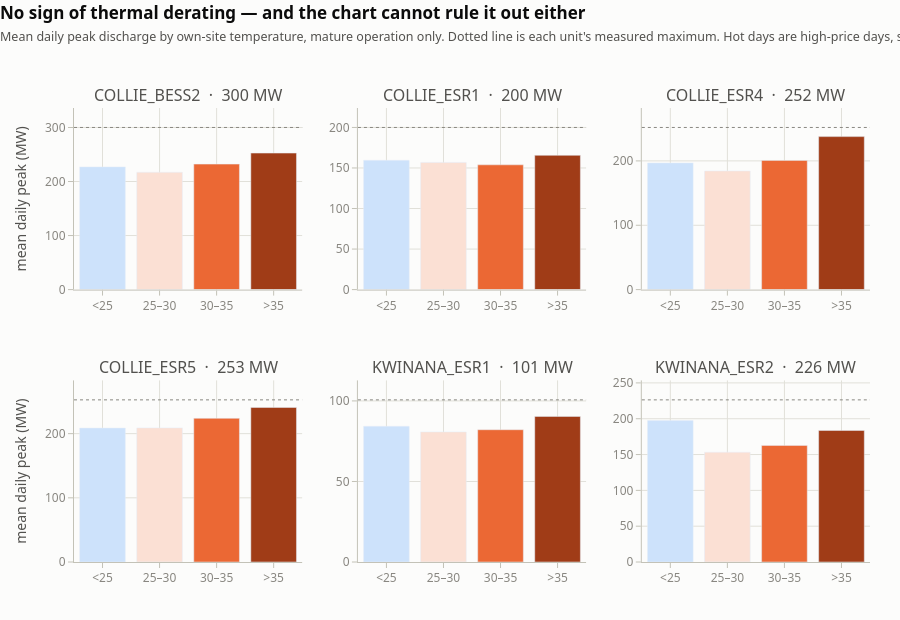

Write notebook code for a chart like this one.
### Markdown cell above
### 6. Storage on hot days — the hypothesis that did not survive

This dataset is the only one in the project that gives **per-facility** temperature at sites where
something else is also measured per facility: the seven grid-scale batteries from
`EDA_facility_scada`. That makes one specific question answerable that regional weather could not
answer — do batteries derate in the heat? Lithium cells lose usable power at high ambient
temperature, and if the fleet were thermally limited it would show as peak MW falling on hot days.

**It does not happen.** Peak discharge power on hot days is flat or *higher* than on mild days at
every mature unit — Collie ESR4 goes from 197 MW on days below 25 degC to 238 MW above 35 degC, and
no unit shows the falling profile derating would produce.

The honest reading is that this chart cannot see derating even if it exists, because dispatch is
market-driven: hot days are high-price days (chart 5), so the batteries are being asked for more
power at exactly the times thermal limits would bite. Market response swamps any thermal signal.
Separating them would need cell temperature or an availability declaration, and neither is in this
data. The finding is recorded as a **null result with a stated confound**, not as evidence of
absence.

### Code cell
# ── Chart 6: battery peak power against own-site temperature ─────────────────
sc = load_facility_scada(raw='../data/raw')
sc['date'] = sc.ts.dt.normalize()

tl = t[['date', 'facility_code', 'temp_max_c']]
bd = (sc.groupby(['facility_code', 'date'])
        .agg(pk=('mw', 'max'), dis=('Average MWh', lambda x: x[x > 0].sum()))
        .reset_index()
        .merge(tl, on=['date', 'facility_code'], how='inner'))

PMAX = sc.groupby('facility_code').mw.max()
# Mature only: before a unit reaches 90% of its eventual peak it is commissioning,
# and its power figures describe a test programme rather than a battery (SCADA nb).
mature_from = {f: sc.loc[(sc.facility_code == f) & (sc.mw >= 0.9 * PMAX[f]), 'ts'].min()
               for f in PMAX.index}
bd = bd[bd.apply(lambda r: r.date >= mature_from[r.facility_code], axis=1)]

BBINS, BNAMES = [0, 25, 30, 35, 60], ['<25', '25–30', '30–35', '>35']
bd['bin'] = pd.cut(bd.temp_max_c, BBINS, labels=BNAMES)
facs = [f for f in sorted(bd.facility_code.unique()) if (bd.facility_code == f).sum() >= 120]

fig = make_subplots(rows=2, cols=3, shared_yaxes=False, vertical_spacing=0.20,
                    horizontal_spacing=0.07,
                    subplot_titles=[f"{f}  ·  {PMAX[f]:.0f} MW" for f in facs[:6]])
hue = [temp_hue(u) for u in np.linspace(0.42, 1.0, len(BNAMES))]

for k, f in enumerate(facs[:6]):
    r, c = divmod(k, 3)
    g = bd[bd.facility_code == f].groupby('bin', observed=True).agg(
        pk=('pk', 'mean'), n=('pk', 'size'))
    fig.add_trace(go.Bar(x=list(g.index.astype(str)), y=g.pk, marker_color=hue[:len(g)],
                         showlegend=False, customdata=g.n,
                         hovertemplate="%{x} °C<br>peak %{y:.0f} MW<br>n = %{customdata}"
                                       "<extra></extra>"), row=r + 1, col=c + 1)
    fig.add_hline(y=PMAX[f], line=dict(color=MUTED, width=1, dash='dot'), row=r + 1, col=c + 1)
    fig.update_yaxes(range=[0, PMAX[f] * 1.12], row=r + 1, col=c + 1)

fig.update_yaxes(title_text="mean daily peak (MW)", row=1, col=1)
fig.update_yaxes(title_text="mean daily peak (MW)", row=2, col=1)
style(fig, "No sign of thermal derating — and the chart cannot rule it out either",
      "Mean daily peak discharge by own-site temperature, mature operation only. Dotted line is "
      "each unit's measured maximum. Hot days are high-price days, so market response and thermal "
      "limits are confounded.",
      height=620, hover='closest', showlegend=False)
fig.show()

chk = (bd.groupby(['facility_code', 'bin'], observed=True).pk.mean().unstack())
print("mean daily peak discharge (MW) by own-site temperature band:")
print(chk.round(1).to_string())

### Figure 1 — Plotly figure (JSON) as saved in the notebook; plotly's stock layout.template omitted (floating-point values rounded to 4 significant figures)
{"data": [{"customdata": [314, 63, 38, 23], "hovertemplate": "%{x} °C<br>peak %{y:.0f} MW<br>n = %{customdata}<extra></extra>", "marker": {"color": ["#cde2fb", "#fbe0d4", "#eb6834", "#a03c17"]}, "showlegend": false, "type": "bar", "x": ["<25", "25–30", "30–35", ">35"], "xaxis": "x", "y": [227.1, 217.1, 232.2, 252.6], "yaxis": "y"}, {"customdata": [444, 138, 85, 44], "hovertemplate": "%{x} °C<br>peak %{y:.0f} MW<br>n = %{customdata}<extra></extra>", "marker": {"color": ["#cde2fb", "#fbe0d4", "#eb6834", "#a03c17"]}, "showlegend": false, "type": "bar", "x": ["<25", "25–30", "30–35", ">35"], "xaxis": "x2", "y": [159.5, 156.9, 153.9, 165.6], "yaxis": "y2"}, {"customdata": [127, 56, 37, 23], "hovertemplate": "%{x} °C<br>peak %{y:.0f} MW<br>n = %{customdata}<extra></extra>", "marker": {"color": ["#cde2fb", "#fbe0d4", "#eb6834", "#a03c17"]}, "showlegend": false, "type": "bar", "x": ["<25", "25–30", "30–35", ">35"], "xaxis": "x3", "y": [196.9, 184.4, 200.8, 237.8], "yaxis": "y3"}, {"customdata": [114, 46, 33, 22], "hovertemplate": "%{x} °C<br>peak %{y:.0f} MW<br>n = %{customdata}<extra></extra>", "marker": {"color": ["#cde2fb", "#fbe0d4", "#eb6834", "#a03c17"]}, "showlegend": false, "type": "bar", "x": ["<25", "25–30", "30–35", ">35"], "xaxis": "x4", "y": [208.8, 209.0, 223.9, 240.8], "yaxis": "y4"}, {"customdata": [381, 299, 173, 56], "hovertemplate": "%{x} °C<br>peak %{y:.0f} MW<br>n = %{customdata}<extra></extra>", "marker": {"color": ["#cde2fb", "#fbe0d4", "#eb6834", "#a03c17"]}, "showlegend": false, "type": "bar", "x": ["<25", "25–30", "30–35", ">35"], "xaxis": "x5", "y": [84.25, 80.75, 82.12, 90.38], "yaxis": "y5"}, {"customdata": [230, 189, 107, 38], "hovertemplate": "%{x} °C<br>peak %{y:.0f} MW<br>n = %{customdata}<extra></extra>", "marker": {"color": ["#cde2fb", "#fbe0d4", "#eb6834", "#a03c17"]}, "showlegend": false, "type": "bar", "x": ["<25", "25–30", "30–35", ">35"], "xaxis": "x6", "y": [197.4, 153.3, 162.7, 183.6], "yaxis": "y6"}], "layout": {"annotations": [{"font": {"size": 16}, "showarrow": false, "text": "COLLIE_BESS2  ·  300 MW", "x": 0.1433, "xanchor": "center", "xref": "paper", "y": 1, "yanchor": "bottom", "yref": "paper"}, {"font": {"size": 16}, "showarrow": false, "text": "COLLIE_ESR1  ·  200 MW", "x": 0.5, "xanchor": "center", "xref": "paper", "y": 1, "yanchor": "bottom", "yref": "paper"}, {"font": {"size": 16}, "showarrow": false, "text": "COLLIE_ESR4  ·  252 MW", "x": 0.8567, "xanchor": "center", "xref": "paper", "y": 1, "yanchor": "bottom", "yref": "paper"}, {"font": {"size": 16}, "showarrow": false, "text": "COLLIE_ESR5  ·  253 MW", "x": 0.1433, "xanchor": "center", "xref": "paper", "y": 0.4, "yanchor": "bottom", "yref": "paper"}, {"font": {"size": 16}, "showarrow": false, "text": "KWINANA_ESR1  ·  101 MW", "x": 0.5, "xanchor": "center", "xref": "paper", "y": 0.4, "yanchor": "bottom", "yref": "paper"}, {"font": {"size": 16}, "showarrow": false, "text": "KWINANA_ESR2  ·  226 MW", "x": 0.8567, "xanchor": "center", "xref": "paper", "y": 0.4, "yanchor": "bottom", "yref": "paper"}], "font": {"color": "#52514e", "family": "system-ui, -apple-system, Segoe UI, sans-serif", "size": 12}, "height": 620, "hovermode": "closest", "legend": {"bgcolor": "rgba(0,0,0,0)", "font": {"size": 11.5}, "orientation": "h", "x": 0, "xanchor": "left", "y": 1, "yanchor": "bottom"}, "margin": {"b": 58, "l": 74, "r": 30, "t": 108}, "paper_bgcolor": "#fcfcfb", "plot_bgcolor": "#fcfcfb", "shapes": [{"line": {"color": "#898781", "dash": "dot", "width": 1}, "type": "line", "x0": 0, "x1": 1, "xref": "x domain", "y0": 300.1, "y1": 300.1, "yref": "y"}, {"line": {"color": "#898781", "dash": "dot", "width": 1}, "type": "line", "x0": 0, "x1": 1, "xref": "x2 domain", "y0": 200.0, "y1": 200.0, "yref": "y2"}, {"line": {"color": "#898781", "dash": "dot", "width": 1}, "type": "line", "x0": 0, "x1": 1, "xref": "x3 domain", "y0": 252, "y1": 252, "yref": "y3"}, {"line": {"color": "#898781", "dash": "dot", "width": 1}, "type": "line", "x0": 0, "x1": 1, "xref": "x4 domain", "y0": 252.7, "y1": 252.7, "yref": "y4"}, {"line": {"color": "#898781", "dash": "dot", "width": 1}, "type": "line", "x0": 0, "x1": 1, "xref": "x5 domain", "y0": 100.7, "y1": 100.7, "yref": "y5"}, {"line": {"color": "#898781", "dash": "dot", "width": 1}, "type": "line", "x0": 0, "x1": 1, "xref": "x6 domain", "y0": 226.4, "y1": 226.4, "yref": "y6"}], "showlegend": false, "title": {"font": {"color": "#0b0b0b", "size": 17}, "text": "<b>No sign of thermal derating — and the chart cannot rule it out either</b><br><span style='font-size:12.5px;color:#52514e'>Mean daily peak discharge by own-site temperature, mature operation only. Dotted line is each unit's measured maximum. Hot days are high-price days, so market response and thermal limits are confounded.</span>", "x": 0, "xanchor": "left", "y": 0.97}, "xaxis": {"anchor": "y", "domain": [0, 0.2867], "gridcolor": "#e1e0d9", "linecolor": "#c3c2b7", "tickcolor": "#c3c2b7", "tickfont": {"color": "#898781"}, "ticks": "outside", "zeroline": false}, "xaxis2": {"anchor": "y2", "domain": [0.3567, 0.6433], "gridcolor": "#e1e0d9", "linecolor": "#c3c2b7", "tickcolor": "#c3c2b7", "tickfont": {"color": "#898781"}, "ticks": "outside", "zeroline": false}, "xaxis3": {"anchor": "y3", "domain": [0.7133, 1], "gridcolor": "#e1e0d9", "linecolor": "#c3c2b7", "tickcolor": "#c3c2b7", "tickfont": {"color": "#898781"}, "ticks": "outside", "zeroline": false}, "xaxis4": {"anchor": "y4", "domain": [0, 0.2867], "gridcolor": "#e1e0d9", "linecolor": "#c3c2b7", "tickcolor": "#c3c2b7", "tickfont": {"color": "#898781"}, "ticks": "outside", "zeroline": false}, "xaxis5": {"anchor": "y5", "domain": [0.3567, 0.6433], "gridcolor": "#e1e0d9", "linecolor": "#c3c2b7", "tickcolor": "#c3c2b7", "tickfont": {"color": "#898781"}, "ticks": "outside", "zeroline": false}, "xaxis6": {"anchor": "y6", "domain": [0.7133, 1], "gridcolor": "#e1e0d9", "linecolor": "#c3c2b7", "tickcolor": "#c3c2b7", "tickfont": {"color": "#898781"}, "ticks": "outside", "zeroline": false}, "yaxis": {"anchor": "x", "domain": [0.6, 1], "gridcolor": "#e1e0d9", "linecolor": "#c3c2b7", "range": [0, 336.1], "tickcolor": "#c3c2b7", "tickfont": {"color": "#898781"}, "ticks": "outside", "title": {"text": "mean daily peak (MW)"}, "zeroline": false}, "yaxis2": {"anchor": "x2", "domain": [0.6, 1], "gridcolor": "#e1e0d9", "linecolor": "#c3c2b7", "range": [0, 224.0], "tickcolor": "#c3c2b7", "tickfont": {"color": "#898781"}, "ticks": "outside", "zeroline": false}, "yaxis3": {"anchor": "x3", "domain": [0.6, 1], "gridcolor": "#e1e0d9", "linecolor": "#c3c2b7", "range": [0, 282.2], "tickcolor": "#c3c2b7", "tickfont": {"color": "#898781"}, "ticks": "outside", "zeroline": false}, "yaxis4": {"anchor": "x4", "domain": [0, 0.4], "gridcolor": "#e1e0d9", "linecolor": "#c3c2b7", "range": [0, 283.0], "tickcolor": "#c3c2b7", "tickfont": {"color": "#898781"}, "ticks": "outside", "title": {"text": "mean daily peak (MW)"}, "zeroline": false}, "yaxis5": {"anchor": "x5", "domain": [0, 0.4], "gridcolor": "#e1e0d9", "linecolor": "#c3c2b7", "range": [0, 112.7], "tickcolor": "#c3c2b7", "tickfont": {"color": "#898781"}, "ticks": "outside", "zeroline": false}, "yaxis6": {"anchor": "x6", "domain": [0, 0.4], "gridcolor": "#e1e0d9", "linecolor": "#c3c2b7", "range": [0, 253.5], "tickcolor": "#c3c2b7", "tickfont": {"color": "#898781"}, "ticks": "outside", "zeroline": false}}}
